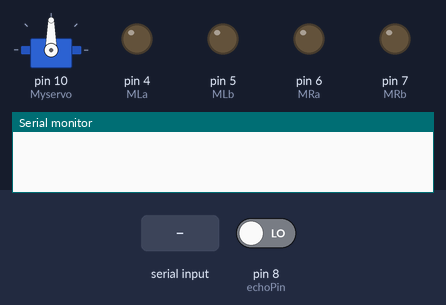
Recording of a sketch running on a simulated Arduino Uno, built with avr-gcc and run on an emulated ATmega328P. Shown: servo, output pins drawn as LEDs (lit = HIGH), the last lines printed to the serial monitor. Inputs (shaded band) come from the test bench; at power-on: pin 8 (echoPin) LOW. Pins used as bus, display or sensor lines are not drawn.

Above: at 1.2 s.
1.3 s: "F" received over the second serial link
At 2.0 s:
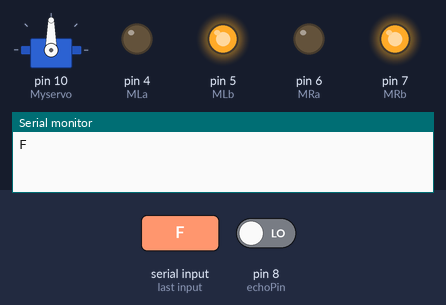
2.8 s: "B" received over the second serial link
At 4.3 s:
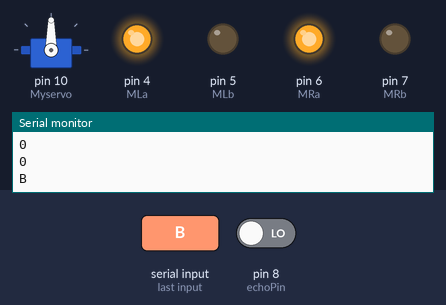
4.8 s: "L" received over the second serial link
At 6.0 s:
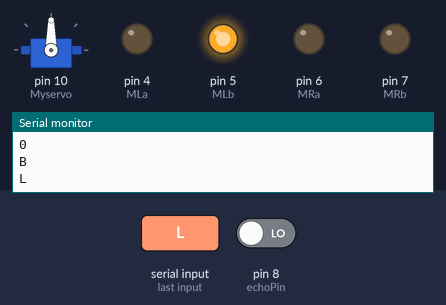
6.3 s: "R" received over the second serial link
At 7.0 s:
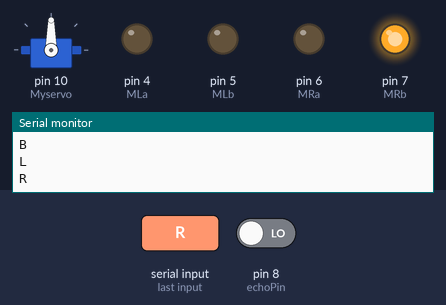
Timing chart, 0 to 8.8 s (numbered marks = the images above; inputs shaded):
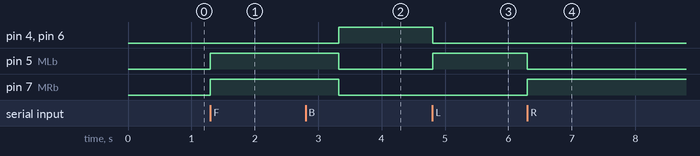

The sketch:

Bluetooth_controlled_car_with_obstacle_avoidance.ino
```cpp
#include <SoftwareSerial.h>
#include <Servo.h>
SoftwareSerial bluetooth(11,12); // RX, TX
Servo Myservo;
char t;
#define MLa 4     //left motor 1st pin
#define MLb 5     //left motor 2nd pin
#define MRa 6    //right motor 1st pin
#define MRb 7    //right motor 2nd pin
#define trigPin 9           // Trig Pin Of HC-SR04
#define echoPin 8        // Echo Pin Of HC-SR04
long duration, distance;
void setup()
{
Serial.begin(9600);
bluetooth.begin(9600);
pinMode(MLa,OUTPUT);   //left motors forward
pinMode(MLb,OUTPUT);   //left motors reverse
pinMode(MRa,OUTPUT);   //right motors forward
pinMode(MRb,OUTPUT);   //right motors reverse
pinMode(trigPin, OUTPUT);       // Set Trig Pin As O/P To Transmit Waves
pinMode(echoPin, INPUT);        //Set Echo Pin As I/P To Receive Reflected Waves
Myservo.attach(10);
}
void loop()
{
if(bluetooth.available()>0)
{
  t = bluetooth.read();
  Serial.println(t);
}
 switch(t)
 {
  case 'F':
        {            //move forward(all motors rotate in forward direction)
          digitalWrite(MLa,LOW);
          digitalWrite(MLb,HIGH);
          digitalWrite(MRa,LOW);
          digitalWrite(MRb,HIGH);
          digitalWrite(trigPin, LOW);
  delayMicroseconds(2);
  digitalWrite(trigPin, HIGH);       // Transmit Waves For 10us
  delayMicroseconds(10);
  duration = pulseIn(echoPin, HIGH);        // Receive Reflected Waves
  distance = duration / 58.2;                       // Get Distance
  Serial.println(distance);
  delay(10);
  if (distance > 3)               // Condition For Absence Of Obstacle
  {
    Myservo.write(90);
    digitalWrite(MRb, HIGH);       // Move Forward
    digitalWrite(MRa, LOW);
    digitalWrite(MLb, HIGH);
    digitalWrite(MLa, LOW);
  }
  else if ((distance < 2)&&(distance > 0))            // Condition For Presence Of Obstacle
  {
    digitalWrite(MRb, LOW);     //Stop
    digitalWrite(MRa, LOW);
    digitalWrite(MLb, LOW);
    digitalWrite(MLa, LOW);
    delay(100);
    Myservo.write(0);
    delay(500);
    Myservo.write(180);
    delay(500);
    Myservo.write(90);
    delay(500);
    digitalWrite(MRb, LOW);     // Move Backward
    digitalWrite(MRa, HIGH);
    digitalWrite(MLb, LOW);
    digitalWrite(MLa, HIGH);
    delay(500);
    digitalWrite(MRb, LOW);        //Stop
    digitalWrite(MRa, LOW);
    digitalWrite(MLb, LOW);
    digitalWrite(MLa, LOW);
    delay(100);
    digitalWrite(MRb, HIGH);     // Move Left
    digitalWrite(MRa, LOW);
    digitalWrite(MLa, LOW);
    digitalWrite(MLb, LOW);
    delay(500);
    delay(10);
  }
  break;
  case 'B':
        {      //move reverse (all motors rotate in reverse direction)
          digitalWrite(MLa,HIGH);
          digitalWrite(MLb,LOW);
          digitalWrite(MRa,HIGH);
          digitalWrite(MRb,LOW);

          delay(10);
        }
   break;
  case 'L':
        {      //turn right (left side motors rotate in forward direction, right side motors doesn't rotate)
          digitalWrite(MLa,LOW);
          digitalWrite(MLb,HIGH);
          digitalWrite(MRa,LOW);
          digitalWrite(MRb,LOW);
        }
   break;
  case 'R':
        {      //turn left (right side motors rotate in forward direction, left side motors doesn't rotate)
          digitalWrite(MLa,LOW);
          digitalWrite(MLb,LOW);
          digitalWrite(MRa,LOW);
          digitalWrite(MRb,HIGH);
        }
   break;
  case 'S':
        {           //STOP (all motors stop)
          digitalWrite(MLa,LOW);
          digitalWrite(MLb,LOW);
          digitalWrite(MRa,LOW);
          digitalWrite(MRb,LOW);


        }

        }
 }
}
```

Measured:
- after the input at 1.3 s, pin 5 (MLb), pin 7 (MRb): LOW → HIGH at once
- after the input at 2.8 s, pin 4 (MLa), pin 6 (MRa): LOW → HIGH after 0.52 s; pin 5 (MLb), pin 7 (MRb): HIGH → LOW after 0.52 s
- after the input at 4.8 s, pin 4 (MLa), pin 6 (MRa): HIGH → LOW at once; pin 5 (MLb): LOW → HIGH at once
- after the input at 6.3 s, pin 5 (MLb): HIGH → LOW at once; pin 7 (MRb): LOW → HIGH at once
